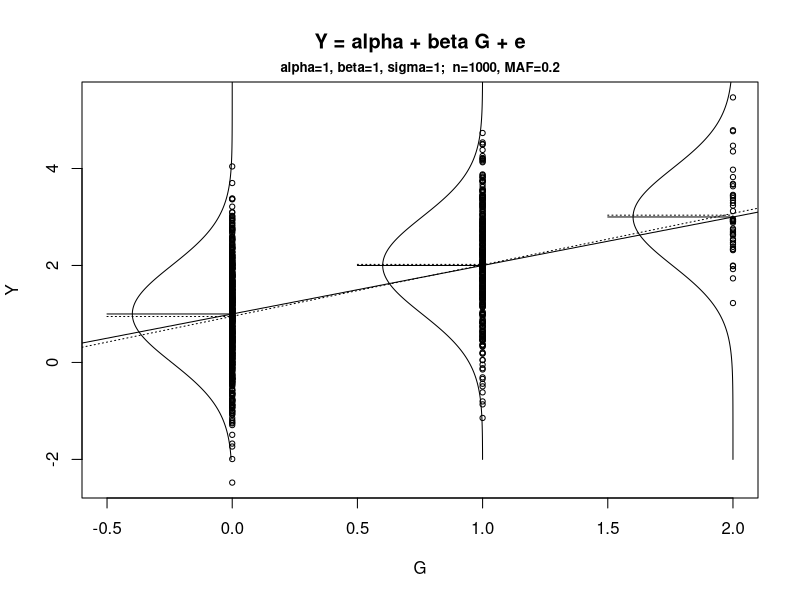
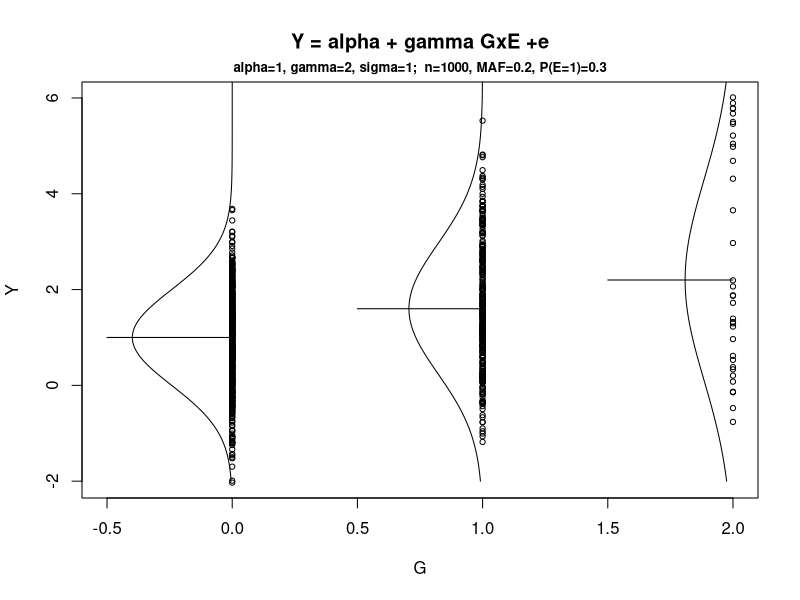

The R source for these figures, in order:
########################################################
## Display a normally distributed trait Y vs. genotype G
## Assume a normal model of Y = alpha + beta*G + error
#########################################################
# parameter values: can be changed to other values
# sample size
n=1000  
# regression parameters
alpha=1
beta=1
sigma=1
# MAF
p=0.2

## G component
## obtain genotype counts assuming HWE
nG=rmultinom(1,size=n,prob=c((1-p)^2,2*p*(1-p), p^2))
print(nG)
# obtain the actual genotype vector of 0, 1 and 2
G=c(rep(0,nG[1]),rep(1,nG[2]),rep(2,nG[3]))

## Y component
Y=alpha+beta*G+rnorm(n,mean=0,sd=sigma)

## Plot Y vs. G
plot(G,Y,xlim=c(-0.5,2),cex=0.7, main=paste("Y = alpha + beta G + e"))
title(line=0.5,paste("alpha=",alpha,", beta=",beta, ", sigma=", sigma, ";  n=",n,", MAF=",p,sep=""),cex.main=0.8)

## Add the normal density and show the mean location for each G category; both the sample and the true mean.
dx=seq(alpha-3*sigma, alpha+2*beta+3*sigma, 0.01)

thisG=0
thismu=alpha+thisG*beta
dy=(1/sqrt(2*pi*sigma^2))*exp(-(dx-thismu)^2/(2*sigma^2))
lines(-dy+thisG,dx)
segments(-0.5+thisG,thismu,thisG,thismu)
segments(-0.5+thisG,mean(Y[1:nG[1]]),thisG,mean(Y[1:nG[1]]),lty=3)

thisG=1
thismu=alpha+thisG*beta
dy=(1/sqrt(2*pi*sigma^2))*exp(-(dx-thismu)^2/(2*sigma^2))
lines(-dy+thisG,dx)
segments(-0.5+thisG,thismu,thisG,thismu)
segments(-0.5+thisG,mean(Y[(nG[1]+1):(nG[1]+nG[2])]),thisG,mean(Y[(nG[1]+1):(nG[1]+nG[2])]),lty=3)

thisG=2 
thismu=alpha+thisG*beta
dy=(1/sqrt(2*pi*sigma^2))*exp(-(dx-thismu)^2/(2*sigma^2))
lines(-dy+thisG,dx)
segments(-0.5+thisG,thismu,thisG,thismu)
segments(-0.5+thisG,mean(Y[(nG[1]+nG[2]+1):n]),thisG,mean(Y[(nG[1]+nG[2]+1):n]),lty=3)

## add the true and fitted regression lines
abline(alpha,beta)
abline(lm(Y~G)$coef[1],lm(Y~G)$coef[2],lty=3)


###########################################################
###########################################################
## Consider an interaction model Y = alpha + gamma*G*E + error
###########################################################
###########################################################

# parameter values
# sample size
n=1000
# regression parameters
alpha=1
gamma=2
sigma=1
# MAF
p=0.2
# P(E=1)=pE
pE=0.3

# E component
nE=rbinom(1,size=n,prob=pE)
E=c(rep(0,(n-nE)),rep(1,nE))
# make sure that E is independent of G.
E=sample(E)
# the mean and variance of E, 
# this will be related to the mena and variance of Y|G.
muE=pE
varE=pE*(1-pE)

## G component 
nG=rmultinom(1,size=n,prob=c((1-p)^2,2*p*(1-p), p^2))
G=c(rep(0,nG[1]),rep(1,nG[2]),rep(2,nG[3]))

## Y component
Y=alpha+gamma*G*E+rnorm(n,mean=0,sd=sigma)

## Plot Y vs. G
plot(G,Y,xlim=c(-0.5,2),cex=0.7, main=paste("Y = alpha + gamma GxE +e"))
title(line=0.5,paste("alpha=",alpha,", gamma=",gamma, ", sigma=", sigma, ";  n=",n,", MAF=",p,", P(E=1)=",pE, sep=""),cex.main=0.8)

## Add the normal density and show the mean location for each G category,
#dx=seq(alpha-4, alpha+2*gamma*pE+5, 0.01)
dx=seq(alpha-3*sigma, alpha+2*gamma*pE+3*sqrt(4*gamma*varE+sigma^2), 0.01)

## the mean and variance of E, and this will affect the mean and variance of Y for each genotype group.
thisG=0
thismu=alpha+thisG*gamma*muE
thisvar=(thisG*gamma)^2*varE+sigma^2
dy=(1/sqrt(2*pi*thisvar))*exp(-(dx-thismu)^2/(2*thisvar))
lines(-dy+thisG,dx)
segments(-0.5+thisG,thismu,thisG,thismu)

thisG=1
thismu=alpha+thisG*gamma*muE
thisvar=(thisG*gamma)^2*varE+sigma^2
dy=(1/sqrt(2*pi*thisvar))*exp(-(dx-thismu)^2/(2*thisvar))
lines(-dy+thisG,dx)
segments(-0.5+thisG,thismu,thisG,thismu)

thisG=2
thismu=alpha+thisG*gamma*muE
thisvar=(thisG*gamma)^2*varE+sigma^2
dy=(1/sqrt(2*pi*thisvar))*exp(-(dx-thismu)^2/(2*thisvar))
lines(-dy+thisG,dx)
segments(-0.5+thisG,thismu,thisG,thismu)
###########################################################
